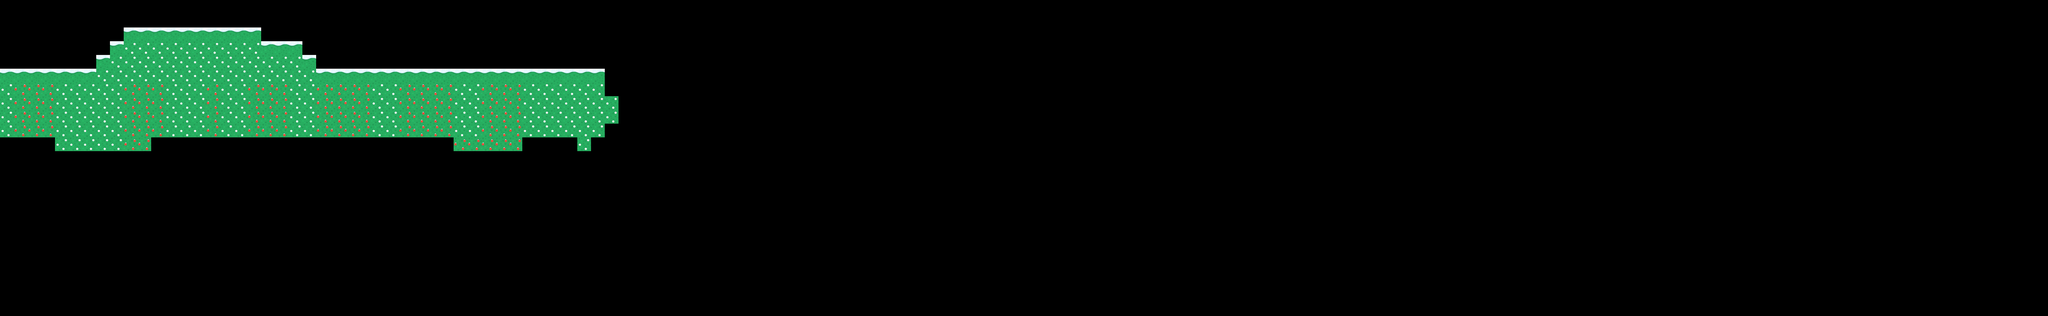

This is a level from a 2D game, rendered from its Tiled map with the project's own tilesets. A one-line summary and the map file follow, with tile-layer data summarised:
An orthogonal 149x23 tile map with 64x64 px tiles, 2 tile layers (ground, grass) and 16 objects (7x tree, 4x spikes).

<map version="1.10" tiledversion="1.11.0" orientation="orthogonal" renderorder="right-down" width="149" height="23" tilewidth="64" tileheight="64" infinite="0" nextlayerid="8" nextobjectid="1119">
 <editorsettings>
  <export target="../4.lua" format="lua" />
 </editorsettings>
 <tileset firstgid="1" name="tiles1" tilewidth="64" tileheight="64" tilecount="4" columns="2">
  <image source="../tiles1.png" width="128" height="128" />
 </tileset>
 <layer id="1" name="ground" width="149" height="23">
  <data>[3427 cells, 100 non-empty, 3 distinct tile ids]</data>
 </layer>
 <layer id="3" name="grass" width="149" height="23">
  <data>[3427 cells, 208 non-empty, 3 distinct tile ids]</data>
 </layer>
 <objectgroup color="#ff0000" id="5" name="solid">
  <object id="4" x="-0.333667" y="322.334" width="2386.5" height="21.3333">
   <properties>
    <property name="collidable" type="bool" value="true" />
   </properties>
  </object>
  <object id="18" x="-3.49998" y="-0.833283" width="5.66663" height="321">
   <properties>
    <property name="collidable" type="bool" value="true" />
   </properties>
  </object>
  <object id="56" x="450.324" y="258.655" width="1020.43" height="65.9999">
   <properties>
    <property name="collidable" type="bool" value="true" />
   </properties>
  </object>
  <object id="1105" x="512.889" y="198.023" width="893.913" height="65.9999">
   <properties>
    <property name="collidable" type="bool" value="true" />
   </properties>
  </object>
  <object id="1118" x="576.146" y="132.017" width="640.888" height="65.9999">
   <properties>
    <property name="collidable" type="bool" value="true" />
   </properties>
  </object>
 </objectgroup>
 <objectgroup color="#6901df" id="7" name="entity">
  <object id="1104" name="Spikes" type="spikes" x="1733.84" y="287.501" width="34" height="34" />
  <object id="1107" name="Tree" type="tree" x="844.334" y="55.0055">
   <ellipse />
  </object>
  <object id="1108" name="Tree" type="tree" x="1105.61" y="52.2552">
   <ellipse />
  </object>
  <object id="1109" name="Tree" type="tree" x="1355.89" y="143.014">
   <ellipse />
  </object>
  <object id="1111" name="Tree" type="tree" x="1894.94" y="250.275">
   <ellipse />
  </object>
  <object id="1112" name="Tree" type="tree" x="2186.47" y="247.525">
   <ellipse />
  </object>
  <object id="1113" name="Tree" type="tree" x="1595.16" y="236.524">
   <ellipse />
  </object>
  <object id="1114" name="Tree" type="tree" x="225.523" y="239.274">
   <ellipse />
  </object>
  <object id="1115" name="Spikes" type="spikes" x="1421.39" y="219.773" width="34" height="34" />
  <object id="1116" name="Spikes" type="spikes" x="728.325" y="95.7613" width="34" height="34" />
  <object id="1117" name="Spikes" type="spikes" x="1162.87" y="98.0121" width="34" height="34" />
 </objectgroup>
</map>